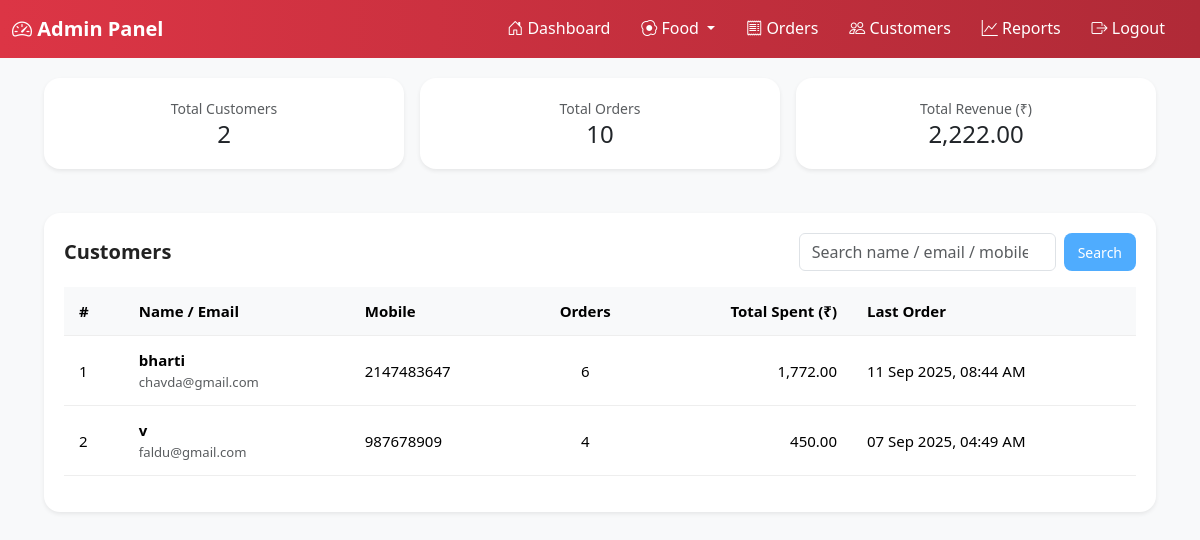
Page /admin/customers.php (signed in) on the committed database.
### tables this page shows
CREATE TABLE `users` (
  `id` int(11) NOT NULL,
  `name` varchar(100) DEFAULT NULL,
  `email` varchar(100) DEFAULT NULL,
  `mobile` int(10) NOT NULL,
  `profile_image` varchar(255) DEFAULT NULL,
  `password` varchar(255) DEFAULT NULL,
  `otp_code` varchar(10) DEFAULT NULL,
  `otp_expire` datetime DEFAULT NULL,
  `profile_img` varchar(255) DEFAULT 'images/default-user.png',
  `status` enum('active','blocked') NOT NULL DEFAULT 'active',
  `role` enum('customer','delivery','admin') DEFAULT 'customer',
  `created_at` timestamp NOT NULL DEFAULT current_timestamp()
);

### admin/customers.php (the view, shortened to what this page needs)
<?php
require_once __DIR__ . '/con1.php';
$q = isset($_GET['q']) ? trim($_GET['q']) : '';
$kpi = [
    'total_customers' => 0,
    'total_orders'    => 0,
    'total_revenue'   => 0.00
];
$res = $con->query("
    SELECT
        (SELECT COUNT(*) FROM users) AS total_customers,
        (SELECT COUNT(*) FROM orders) AS total_orders,
        (SELECT COALESCE(SUM(total_amount),0) FROM orders) AS total_revenue
");
if ($res) {
    $kpi = $res->fetch_assoc();
}
$sql = "
SELECT
    u.id,
    u.name,
    u.email,
    u.mobile,
    COUNT(o.order_id) AS orders_count,
    COALESCE(SUM(o.total_amount),0) AS total_spent,
    MAX(o.order_date) AS last_order
FROM users u
LEFT JOIN orders o ON o.user_id = u.id
WHERE (? = '' OR u.name LIKE CONCAT('%', ?, '%')
              OR u.email LIKE CONCAT('%', ?, '%')
              OR u.mobile LIKE CONCAT('%', ?, '%'))
GROUP BY u.id, u.name, u.email, u.mobile
ORDER BY (MAX(o.order_date) IS NULL), MAX(o.order_date) DESC, u.name ASC
";
$stmt = $con->prepare($sql);
$stmt->bind_param('ssss', $q, $q, $q, $q);
$stmt->execute();
$rows = $stmt->get_result();
include __DIR__ . '/admin-header.php';
?>
<div class="container-fluid px-3 px-md-4">
  <div class="row g-3 mb-4">
    <div class="col-md-4">
      <div class="card shadow-sm border-0 rounded-4">
        <div class="card-body text-center">
          <div class="text-muted small">Total Customers</div>
          <div class="h4 mb-0"><?= number_format((int)$kpi['total_customers']); ?></div>
        </div>
      </div>
    </div>
    <div class="col-md-4">
      <div class="card shadow-sm border-0 rounded-4">
        <div class="card-body text-center">
          <div class="text-muted small">Total Orders</div>
          <div class="h4 mb-0"><?= number_format((int)$kpi['total_orders']); ?></div>
        </div>
      </div>
    </div>
    <div class="col-md-4">
      <div class="card shadow-sm border-0 rounded-4">
        <div class="card-body text-center">
          <div class="text-muted small">Total Revenue (₹)</div>
          <div class="h4 mb-0"><?= number_format((float)$kpi['total_revenue'], 2); ?></div>
        </div>
      </div>
    </div>
  </div>
  <div class="card shadow-sm border-0 rounded-4">
    <div class="card-body">
      <div class="d-flex flex-column flex-md-row justify-content-between align-items-md-center mb-3">
        <h5 class="mb-2 mb-md-0">Customers</h5>
        <form class="d-flex" method="get" action="">
          <input class="form-control me-2" type="search" name="q" value="<?= htmlspecialchars($q) ?>" placeholder="Search name / email / mobile">
          <button class="btn btn-primary">Search</button>
        </form>
      </div>
      <div class="table-responsive">
        <table class="table table-hover align-middle">
          <thead class="table-light">
            <tr>
              <th>#</th>
              <th>Name / Email</th>
              <th>Mobile</th>
              <th class="text-center">Orders</th>
              <th class="text-end">Total Spent (₹)</th>
              <th>Last Order</th>
            </tr>
          </thead>
          <tbody>
            <?php $i = 1; while($r = $rows->fetch_assoc()): ?>
              <tr>
                <td><?= $i++; ?></td>
                <td>
                  <div class="fw-semibold"><?= htmlspecialchars($r['name'] ?: '—'); ?></div>
                  <div class="text-muted small"><?= htmlspecialchars($r['email'] ?: '—'); ?></div>
                </td>
                <td><?= htmlspecialchars($r['mobile'] ?: '—'); ?></td>
                <td class="text-center"><?= (int)$r['orders_count']; ?></td>
                <td class="text-end"><?= number_format((float)$r['total_spent'], 2); ?></td>
                <td><?= $r['last_order'] ? date('d M Y, h:i A', strtotime($r['last_order'])) : '—'; ?></td>
              </tr>
            <?php endwhile; ?>
          </tbody>
        </table>
      </div>
    </div>
  </div>
</div>
<?php include __DIR__ . '/admin-footer.php'; ?>

### admin/style.css (style rules this page uses)
* { margin: 0; padding: 0; box-sizing: border-box; font-family: "Segoe UI", Arial, sans-serif; }
body { background: #f5f7fa; color: #333; line-height: 1.6; }
h1, h2, h3, h4, h5 { font-weight: 600; color: #222; }
.card { background: #fff; border-radius: 12px; box-shadow: 0 4px 12px rgba(0,0,0,0.08); margin-bottom: 20px; overflow: hidden; }
.card-body { padding: 20px; }
.table { width: 100%; border-collapse: collapse; font-size: 15px; }
.table thead { background: #f1f3f6; color: #444; }
.table th, .table td { padding: 12px 15px; text-align: left; border-bottom: 1px solid #eee; }
.btn { display: inline-block; padding: 8px 14px; border-radius: 8px; font-size: 14px; cursor: pointer; border: none; text-decoration: none; transition: 0.2s; }
.btn-primary { background: #4facfe; color: white; }

### admin/admin-header.php (style rules this page uses)
body { background-color: #f8f9fa; }

### rows in the picture
users: name "bharti", email "chavda@gmail.com", mobile "2147483647", orders_count "6", total_spent "1,772.00", last_order "11 Sep 2025, 08:44 AM"
users: name "v", email "faldu@gmail.com", mobile "987678909", orders_count "4", total_spent "450.00", last_order "07 Sep 2025, 04:49 AM"

### other values in the picture
$kpi['total_customers'] "2"
$kpi['total_orders'] "10"
$kpi['total_revenue'] "2,222.00"
